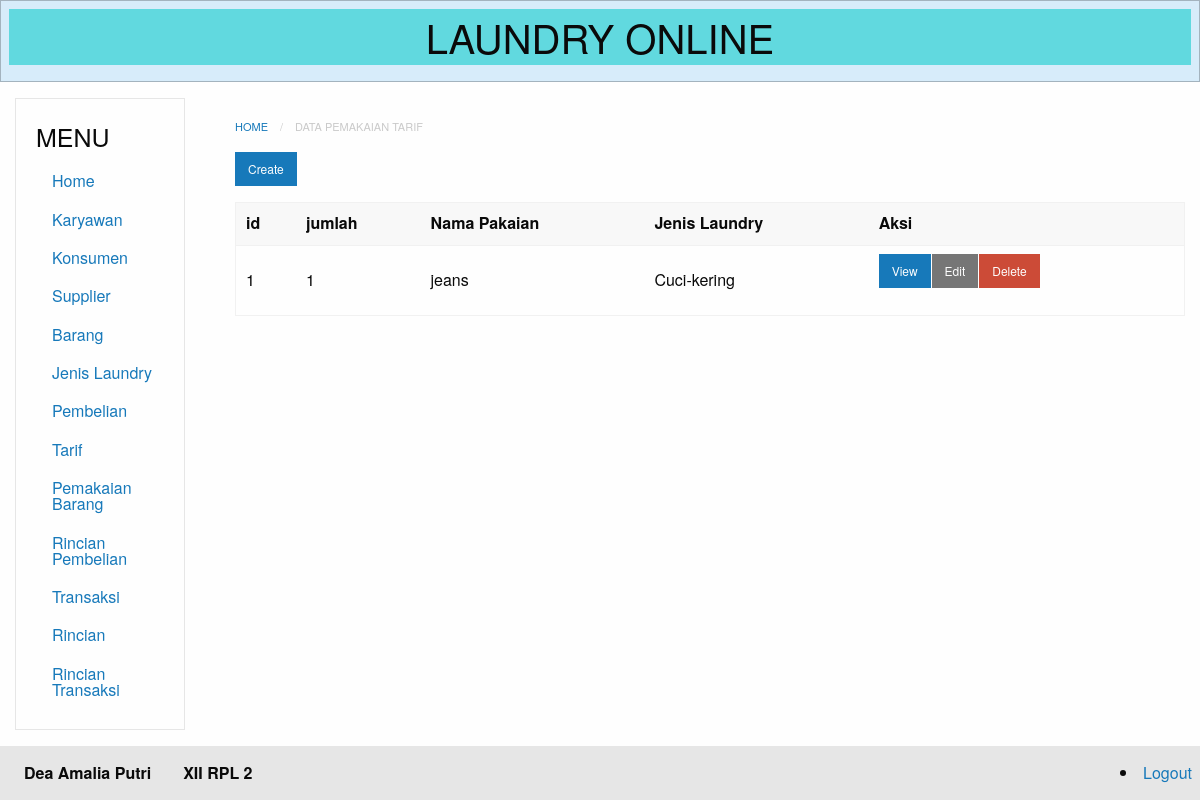
The page /index.php?module=rincian (signed in) on the database its author committed.
### tables this page shows
CREATE TABLE `rincian` (
  `id` int(11) NOT NULL,
  `jumlah` int(11) NOT NULL,
  `tarif_id` int(11) NOT NULL,
  `tarif_nama` varchar(50) NOT NULL,
  `tarif` int(11) NOT NULL,
  `jenis_laundry_id` int(11) NOT NULL,
  `jenis_laundry_nama` varchar(20) NOT NULL
);

CREATE TABLE `tarif` (
  `id` int(11) NOT NULL,
  `nama` varchar(50) NOT NULL,
  `harga` varchar(50) NOT NULL,
  `jenis_laundry_id` int(11) NOT NULL
);

CREATE TABLE `jenis_laundry` (
  `id` int(11) NOT NULL,
  `kode` varchar(20) NOT NULL,
  `nama` varchar(50) NOT NULL
);

### database.php (called while the page is built, shortened)
<?php
class Database {
	private $db_host = "localhost";
	private $db_user = "root";
	private $db_pass = "";
	private $db_name = "11_deaamaliaputri_laundry";
	var $con = false;
    var $myconn = "";
	var $result = array();
    function __construct() {
        if(!$this->con){
            $this->myconn = new mysqli($this->db_host, $this->db_user, $this->db_pass, $this->db_name);
            if($this->myconn->connect_errno > 0){
                array_push($this->result, $this->myconn->connect_error);
                return false;
            }else{
                $this->myconn->set_charset('utf8');
                $this->con = true;
                return true;
            }
        } else {
            return true;
        }
    }
	public function select($table, $rows = '*', $join = null,$join2 = null , $where = null, $order = null, $limit = null){
		$q = 'SELECT '.$rows.' FROM '.$table;
		if($join != null){
			$q .= ' JOIN '.$join;
		}
		if($join2 != null){
			$q .= ' JOIN '.$join2;
		}
        if($this->tableExists($table)){
        	$query = $this->myconn->query($q);
			if($query){
				$this->numResults = $query->num_rows;
				for($i = 0; $i < $this->numResults; $i++){
					$r = $query->fetch_array();
                	$key = array_keys($r);
                	for($x = 0; $x < count($key); $x++){
                    	if(!is_int($key[$x])){
                    		if($query->num_rows >= 1){
                    			$this->result[$i][$key[$x]] = $r[$key[$x]];
							}else{
								$this->result[$i][$key[$x]] = null;
							}
						}
					}
				}
				return true;
			}else{
				array_push($this->result, $this->myconn->error);
				return false;
			}
      	}else{
      		return false;
    	}
    }
	private function TableExists($table) {
    	$res = $this->myconn->query('SHOW TABLES LIKE "'.$table.'"');
    	if(isset($res->num_rows)) {
        	return $res->num_rows > 0 ? true : false;
    	} else {
    		array_push($this->result, $table." does not exist in this database");
    		return false;
    	}
	}
    public function getResult(){
        $val = $this->result;
        $this->result = array();
        return $val;
    }
}

### modules/rincian/rincian-index.php (the view)
<nav aria-label="You are here:" role="navigation">
<ul class="breadcrumbs">
  <li><a href="?module=home">Home</a></li>
  <li class="disabled">Data pemakaian tarif</li>
</ul>
</nav>
  <a href="?module=rincian-create" class="small button">Create</a>
<table>
  <thead>
      <tr>
          <th>id</th>
          <th>jumlah </th>
          <th>Nama Pakaian </th>
          <th>Jenis Laundry </th>
          <th>Aksi</th>
      </tr>
  </thead>
<?php
  require_once("database.php");
  $db=new Database();
  $db->select('rincian', 'rincian.id, rincian.jumlah,
  rincian.tarif_id, rincian.jenis_laundry_id,
  tarif.nama, jenis_laundry.nama as jenis_laundry',
  'tarif ON tarif.id = rincian.tarif_id',
  'jenis_laundry ON jenis_laundry.id = rincian.jenis_laundry_id');
  $res=$db->getResult();
if(count($res) == 0){ ?>
    <tr>
        <td colspan="8">Tidak ada data yang tersedia </td>
    </tr>
<?php
    }else{
        foreach ($res as &$r){?>
        <tr>
            <td><?php echo $r['id'] ?></td>
            <td><?php echo $r['jumlah'] ?></td>
            <td><?php echo $r['nama'] ?></td>
            <td><?php echo $r['jenis_laundry'] ?></td>
            <td>
                <div class="small button-group">
                    <a href="?module=rincian-show&id=<?php echo $r['id']; ?>" class=" button">View</a>
                    <a href="?module=rincian-edit&id=<?php echo $r['id']; ?>" class="secondary button">Edit</a>
                    <a href="?module=rincian-delete&id=<?php echo $r['id']; ?>"onClick='return confirm("Apakah yakin menghapus?")' class="alert button">Delete</a>
                </div>
            </td>
        </tr>
<?php
              }
          }
          ?>
</table>

### rows shown on the page
rincian: id "1", jumlah "1", tarif.nama "jeans", jenis_laundry.nama "Cuci-kering"
